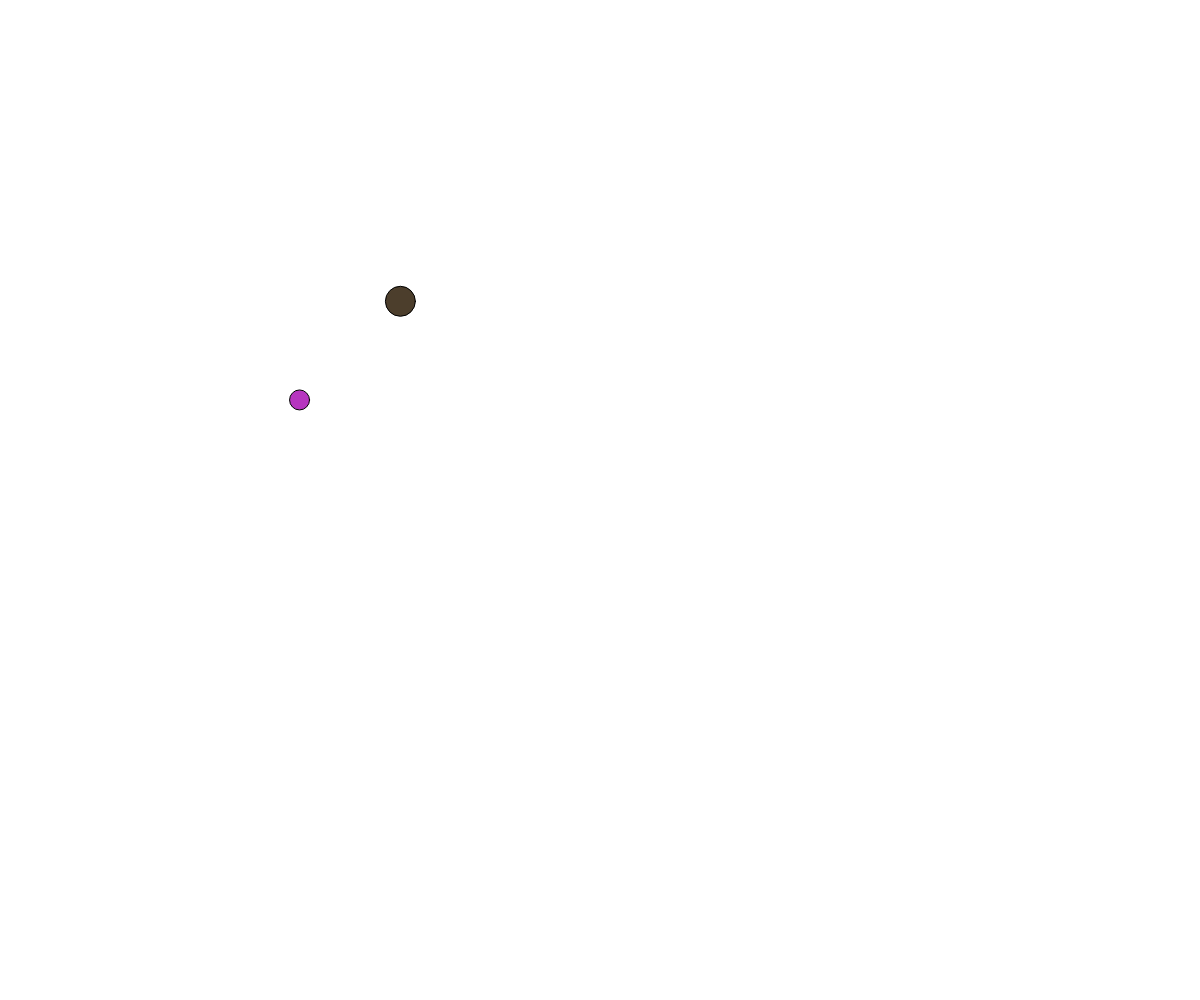
Frame 1 (no input)
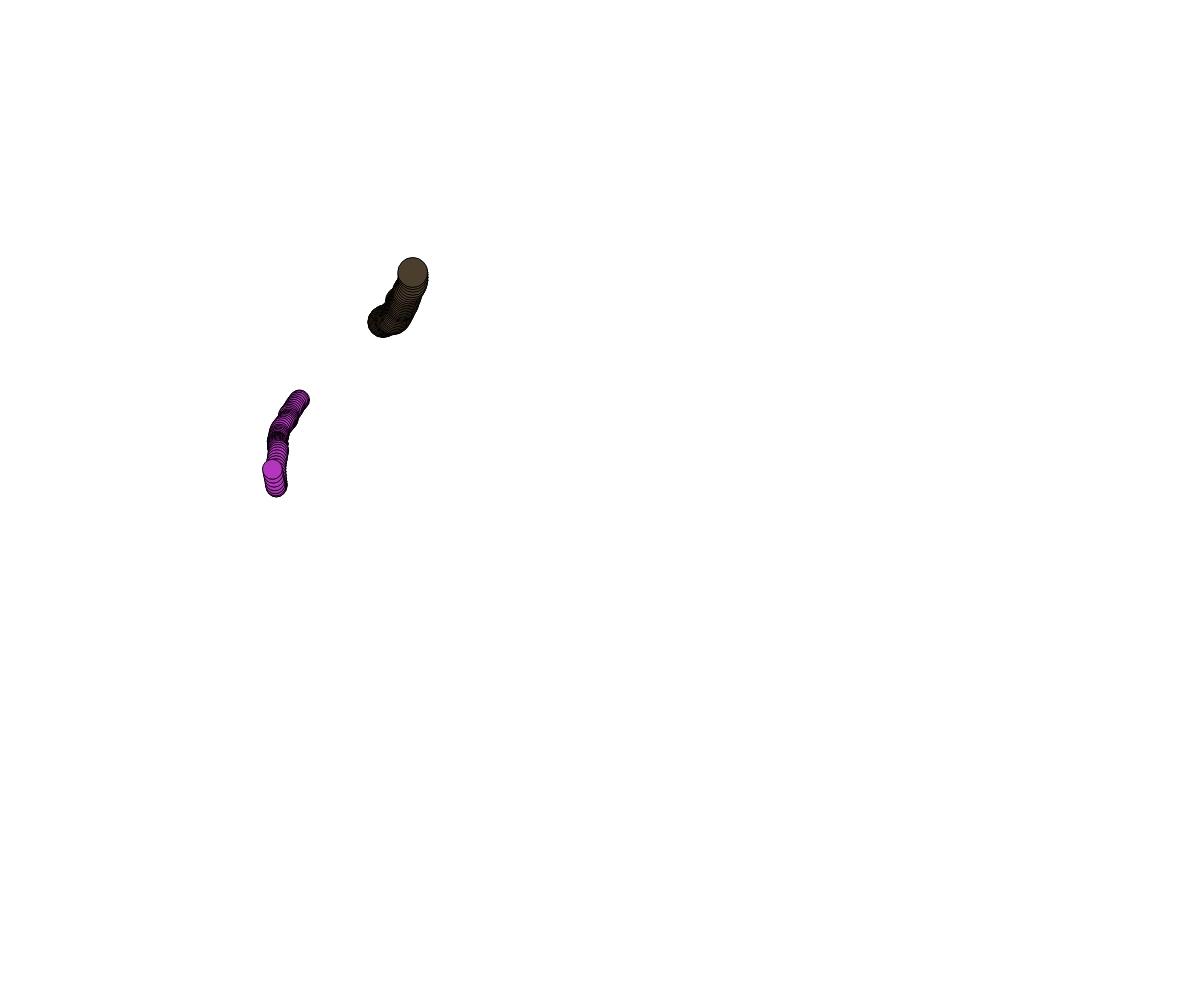
Frame 60 (no input)
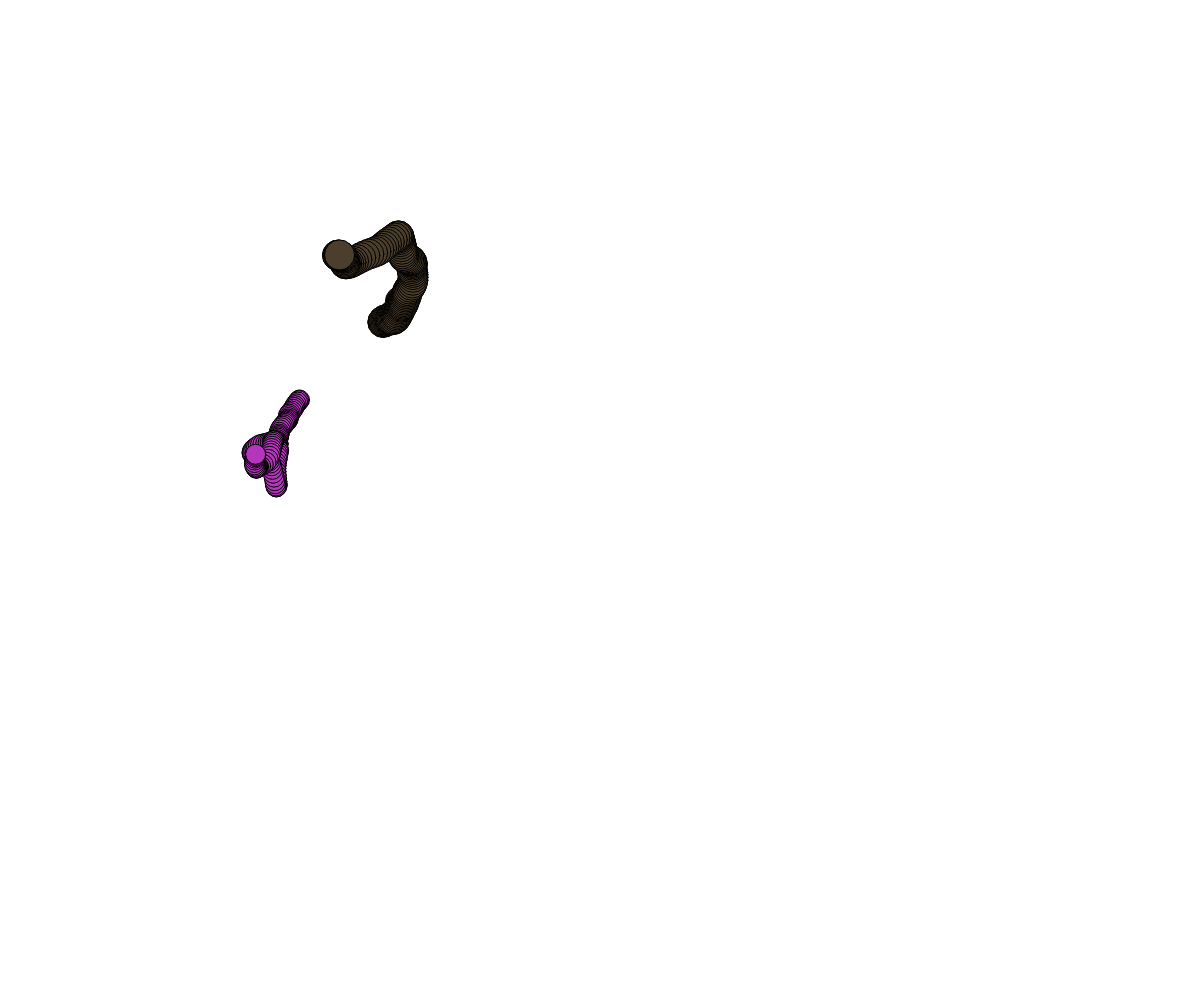
Frame 120 (the mouse pressed at the canvas centre since frame 60)

The p5.js sketch that drew these frames (run headless with seeded random() and noise() and a simulated clock; from frame 60 on, the mouse is pressed at the canvas centre):

// p5.js sketch
// ── sketch.js
// Project Title
// Your Name
// Date
//
// Extra for Experts:
// - describe what you did to take this project "above and beyond"


let ball;

function setup() {
  createCanvas(windowWidth, windowHeight);
  ball = { // object notation. Inside the bracketsset up a bunch of propert : value pairs
    x: 300, y: 400, size: 20, c: color(random(255), random(255), random(255)), timex: random(100), timey: random(100), timeoff: 0.08
  }
  ball2 = { // object notation. Inside the bracketsset up a bunch of propert : value pairs
    x: 400, y: 300, size: 30, c: color(random(255), random(255), random(255)), timex: random(100), timey: random(100), timeoff: 0.06
  }
}

function draw() {
 
  moveball(ball);
  moveball(ball2);
}

function moveball(b){
  let dx = noise(b.timex);
  dx = map(dx, 0, 1, -5, 5);
  let dy = noise(b.timey);
  dy = map(dy, 0, 1, -5, 5);
  
  b.timex += b.timeoff; b.timey += b.timeoff;

  b.x += dx; b.y += dy;

  if(b.x < 0) 
    b.x = width;
    else if (b.x > width)
      b.x = 0;
    
    if(b.y < 0) 
      b.y = height;
      else if (b.y > height)
        b.y = 0;
      

  fill(b.c);
  circle(b.x, b.y, b.size);
}
